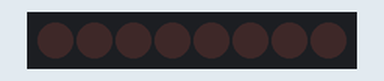
This sketch was run on a simulated Arduino Uno, built with avr-gcc and run on an emulated ATmega328P. On the bench: 8 shift-register outputs drawn as a row of LEDs (first output left, lit = HIGH). Wiring (inferred from the names in the program): shift register (74HC595): data pin 2; shift clock pin 3. Wiring (inferred from the signals the program sends): row of LEDs: on Q0, Q1, Q2, Q3, Q4, Q5, Q6, Q7.

Above: at 0.6 s.
Timing chart, 0 to 3.0 s (numbered marks = the images above):
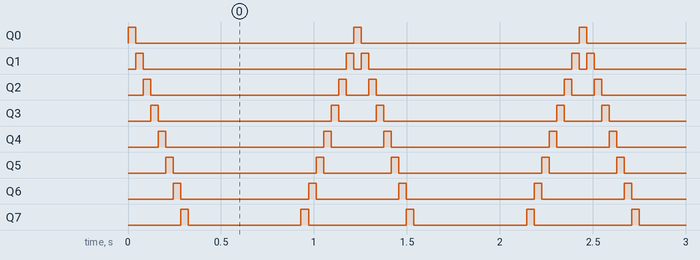

The sketch:

EX3_CLPD_shiftregister.ino
```cpp
class Shift_register
{
private:
  int _clock,_data,_load;
  int _length;
public:
  Shift_register(int clock_pin,int data_pin,int load_pin,int register_length);
  void write(unsigned long data);
};


Shift_register::Shift_register(int clock_pin,int data_pin,int load_pin,int register_length)
{
  _clock=clock_pin;
  _data =data_pin;
  _load =load_pin;
  _length=register_length;
  pinMode(_clock, OUTPUT);
  pinMode(_data , OUTPUT);
  pinMode(_load , OUTPUT);
}

void Shift_register::write(unsigned long data)
{
  digitalWrite(_clock,LOW);
  digitalWrite(_load,LOW);

  for(unsigned long i=1L<<(_length-1) ; i!=0 ; i>>=1)
  {
  digitalWrite(_data,(data&i)!=0);
  digitalWrite(_clock,HIGH);
  digitalWrite(_clock,LOW);
  }
  // transfer the data
  digitalWrite(_load,HIGH);
  digitalWrite(_load,LOW);

}
#define PIN_DATA 2
#define PIN_CLOCK 3
#define PIN_LOAD 4

Shift_register shiftReg(PIN_CLOCK,PIN_DATA,PIN_LOAD,28);
long unsigned ledPattern=1;
bool shiftLeft=true;

void setup() {

}


void loop() {
shiftReg.write(ledPattern);

if(ledPattern==0x1)
  {
  shiftLeft=true;
  }
else if(ledPattern==0x8000)
  {
  shiftLeft=false;
  }

if (shiftLeft)
  {
  ledPattern<<=1;
  }
else
  {
  ledPattern>>=1;
  }
delay(40);
}
```

Measured:
- by itself, Q0: alternates HIGH for 0.04 s and LOW for 1.2 s
- by itself, Q1: repeats every 1.2 s: LOW 1.1 s, HIGH 0.04 s, LOW 0.04 s, HIGH 0.04 s
- by itself, Q2: repeats every 1.2 s: LOW 1.0 s, HIGH 0.04 s, LOW 0.12 s, HIGH 0.04 s
- by itself, Q3: repeats every 1.2 s: LOW 0.93 s, HIGH 0.04 s, LOW 0.20 s, HIGH 0.04 s
- by itself, Q4: repeats every 1.2 s: LOW 0.85 s, HIGH 0.04 s, LOW 0.28 s, HIGH 0.04 s
- by itself, Q5: repeats every 1.2 s: LOW 0.77 s, HIGH 0.04 s, LOW 0.36 s, HIGH 0.04 s
- by itself, Q6: repeats every 1.2 s: LOW 0.69 s, HIGH 0.04 s, LOW 0.44 s, HIGH 0.04 s
- by itself, Q7: alternates HIGH for 0.04 s and LOW for 0.61 s
